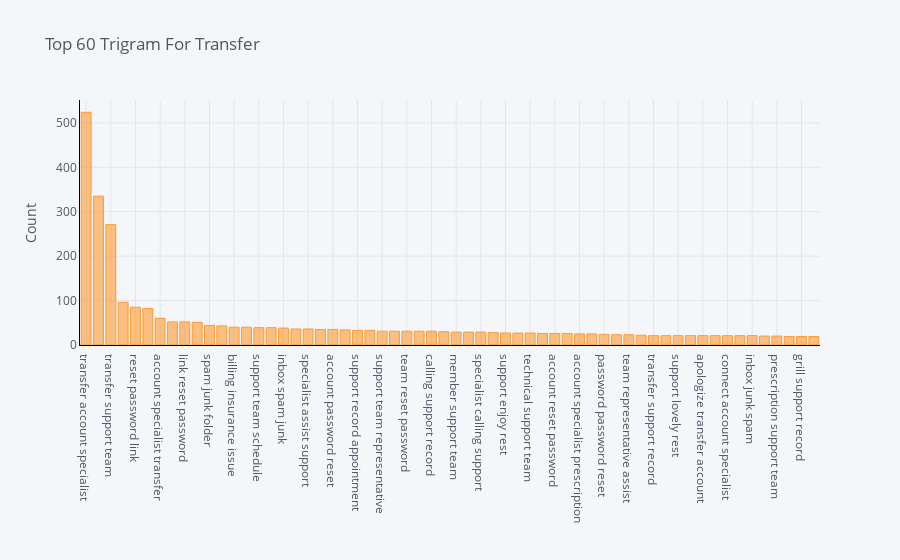

The cell this chart's notebook holds for it:
### Code cell
trigrcus

### Figure 1 — Plotly figure (JSON) as saved in the notebook; plotly's stock layout.template omitted (floating-point values rounded to 4 significant figures)
{"data": [{"marker": {"color": "rgba(255, 153, 51, 0.6)", "line": {"color": "rgba(255, 153, 51, 1.0)", "width": 1}}, "name": "count", "orientation": "v", "text": "", "type": "bar", "x": ["transfer account specialist", "account specialist assist", "transfer support team", "support team assist", "reset password link", "password reset link", "account specialist transfer", "support team member", "link reset password", "transfer technical support", "spam junk folder", "account specialist billing", "billing insurance issue", "technical support agent", "support team schedule", "bear connect support", "inbox spam junk", "support team reset", "specialist assist support", "team schedule appointment", "account password reset", "account specialist answer", "support record appointment", "junk spam folder", "support team representative", "hear transfer account", "team reset password", "account specialist calling", "calling support record", "level online support", "member support team", "password reset password", "specialist calling support", "account specialist information", "support enjoy rest", "specialist answer question", "technical support team", "reset password receive", "account reset password", "support record account", "account specialist prescription", "auto support record", "password password reset", "support record doctor", "team representative assist", "support record calling", "transfer support record", "issue transfer account", "support lovely rest", "account specialist support", "apologize transfer account", "specialist assist transfer", "connect account specialist", "password reset request", "inbox junk spam", "specialist assist billing", "prescription support team", "support team transfer", "grill support record", "account specialist account"], "y": [524, 335, 271, 96, 85, 82, 60, 52, 52, 51, 44, 43, 40, 40, 39, 39, 38, 36, 36, 35, 35, 34, 33, 33, 31, 31, 31, 31, 31, 30, 29, 29, 29, 28, 27, 27, 27, 26, 26, 26, 25, 25, 24, 23, 23, 22, 21, 21, 21, 21, 21, 21, 21, 21, 21, 20, 20, 19, 19, 19]}], "layout": {"autosize": true, "legend": {"bgcolor": "#F5F6F9", "font": {"color": "#4D5663"}}, "paper_bgcolor": "#F5F6F9", "plot_bgcolor": "#F5F6F9", "title": {"font": {"color": "#4D5663"}, "text": "Top 60 Trigram For Transfer"}, "xaxis": {"autorange": true, "gridcolor": "#E1E5ED", "linecolor": "black", "range": [-0.5, 59.5], "showgrid": true, "tickfont": {"color": "#4D5663"}, "title": {"font": {"color": "#4D5663"}, "text": ""}, "type": "category", "zerolinecolor": "#E1E5ED"}, "yaxis": {"autorange": true, "gridcolor": "#E1E5ED", "linecolor": "black", "range": [0, 551.6], "showgrid": true, "tickfont": {"color": "#4D5663"}, "title": {"font": {"color": "#4D5663"}, "text": "Count"}, "type": "linear", "zerolinecolor": "#E1E5ED"}}}
